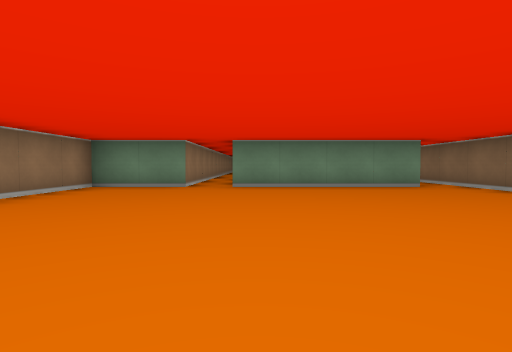
view 1 (above)

16 first-person views from a walk through a cub3D level. The camera is about half as high as the walls, tilts 2° down and sees 80° across. The floor is counted in squares. Each view is taken from the middle of a square. On the plan, view 1 faces up. The plan holds only what a view shows up to about 9 squares ahead; the rest is blank.

view 2
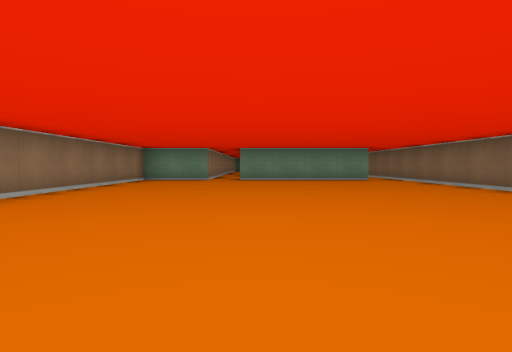

view 3
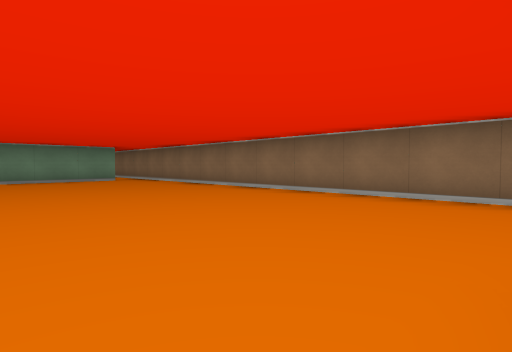

view 4
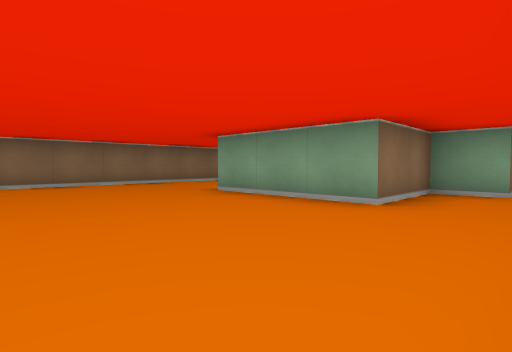

view 5
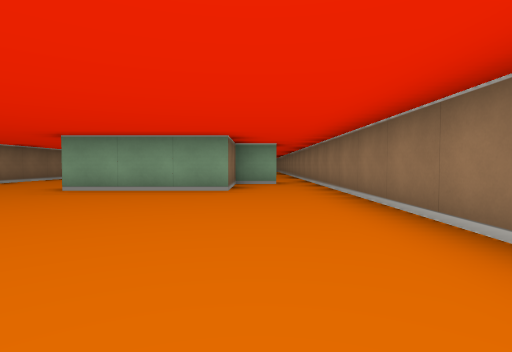

view 6
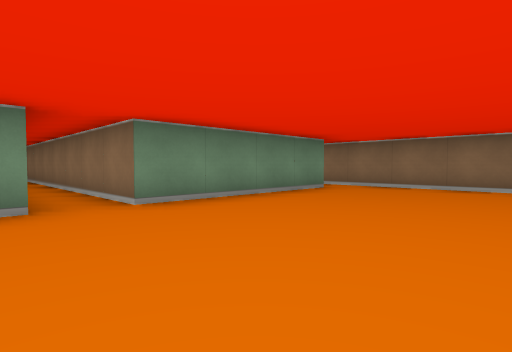

view 7
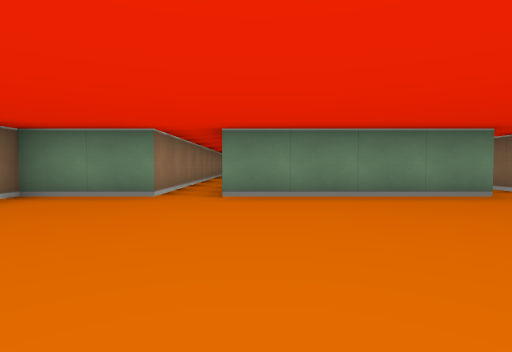

view 8
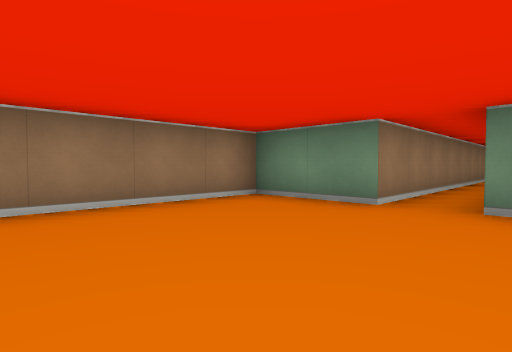

view 9
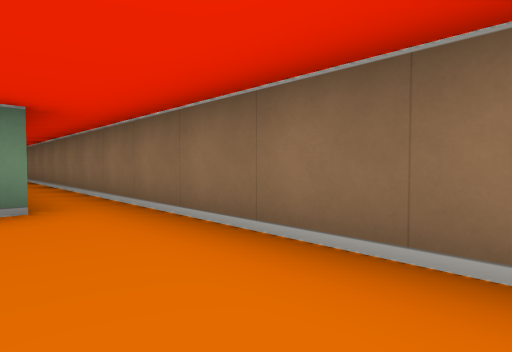

view 10
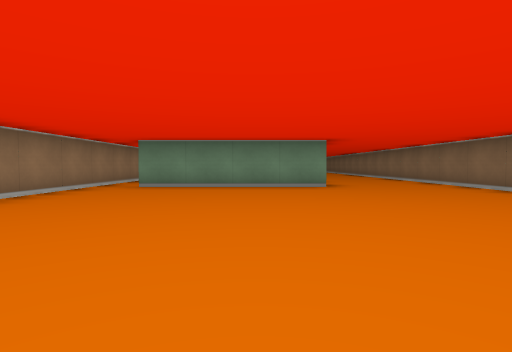

view 11
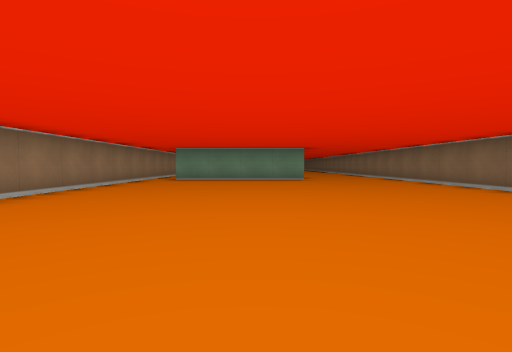

view 12
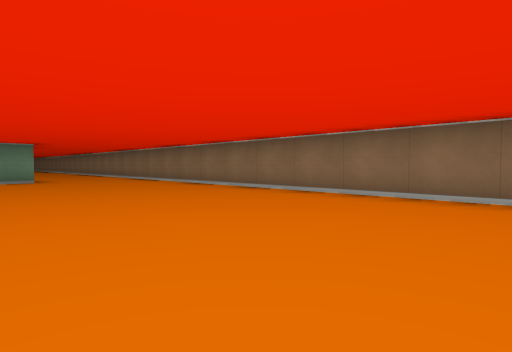

view 13
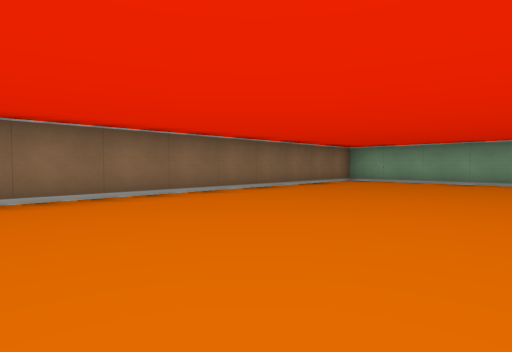

view 14
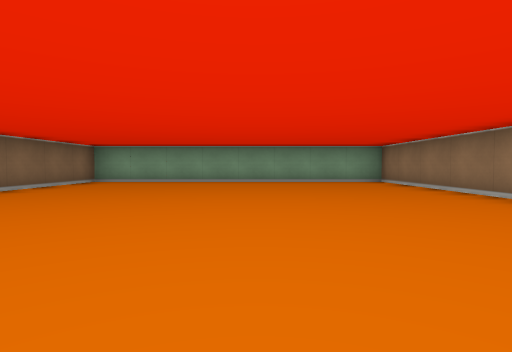

view 15
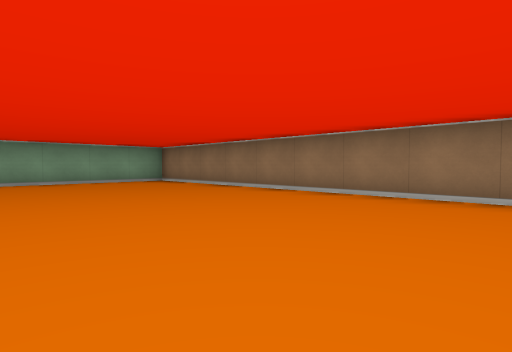

view 16
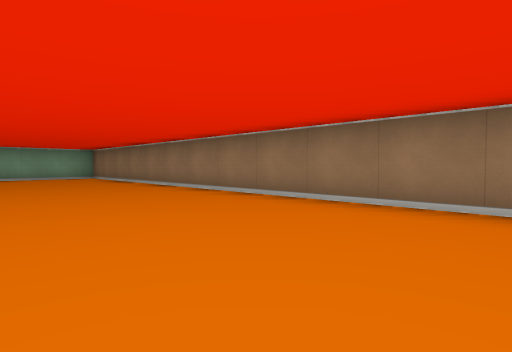

### Floor plan
Points are (right, up) in squares from view 1. A wall is a line through its corners. A room is listed if a view was taken in it or the views show most of it. See-through windows are left out.
Room 1 (views 1, 2, 3, 4, 5, 6, 7, 8, 9)
walls: (3.6, 6.5) (-0.5, 6.5) (-0.5, 13.5); (4.5, -3.5) (4.5, 13.5); (-2.6, -5.5) (-1.5, -5.5) (-1.5, -3.5) (1.5, -3.5); (-1.5, 13.5) (-1.5, 6.5) (-3.5, 6.5) (-3.5, -5.5)
ways out: opening at (-3, -6) to room 2; opening at (3, -4) to room 2
Room 2 (views 10, 11, 12, 13, 14, 15, 16)
walls: (1.6, -6.5) (-2.5, -6.5); (-3.5, -5.5) (-3.5, -21.5) (4.5, -21.5) (4.5, -3.5)
ways out: opening at (-3, -6) to room 1; opening at (3, -4) to room 1

Positions as (right, up) in squares from view 1, and headings:
1: (0, 0), facing up
2: (0, -3), facing up
3: (0, -3), facing up-right
4: (-3, 0), facing down-right
5: (-2, 2), facing down
6: (-2, 3), facing up-right
7: (0, 2), facing up
8: (0, 3), facing up-left
9: (3, 3), facing up-right
10: (0, -13), facing up
11: (0, -16), facing up
12: (0, -16), facing up-right
13: (0, -13), facing down-right
14: (0, -13), facing down
15: (1, -13), facing down-left
16: (0, -10), facing down-left
